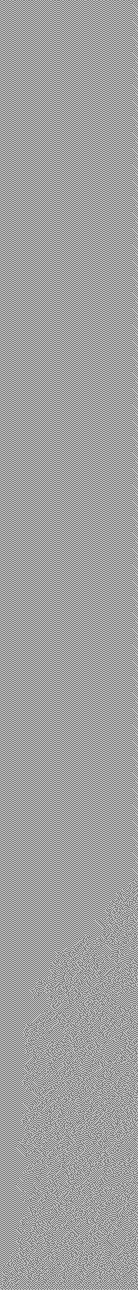
%> input picture ht.bmp, 276 x 2580 px (shown at 1/2 size)
$ octave PSFversion3.m   (GNU Octave 9; MATLAB toolbox functions it lacks are replaced by stand-ins)
%> lines starting %> are read from the running program, lines starting %| are printed output that depends on the picture
num=floor(((256-128.5)^2*2)^0.5+0.5);
Nr=zeros(1,num);
%将样本点保存起来，这样就不用每次都计算了
pointsX=cell(1,num);
pointsY=cell(1,num);

for xx=1:256
    for yy=1:256
        tmp=floor(((xx-128.5)^2+(yy-128.5)^2)^0.5+0.5);
        Nr(tmp)=Nr(tmp)+1;
        pointsX{tmp}=[pointsX{tmp} ,xx];
        pointsY{tmp}=[pointsY{tmp} ,yy];
    end
end

Anisotropy = zeros(1,num);
AnisotropyCell = cell(1,num);


testImg = imread('ht.bmp');
%> testImg: size 2580x276 logical; 62.6% white; black in thin lines or dots

greyL = 5/8;
RAPS = zeros(1,num);


%% 进行谱估计
% 通过平均周期图法进行谱估计，因为误差扩散在边缘处会有
% 不稳定的现象，所以要在离边缘足够远的地方取样
leftMargin = 10;
topMargin = 10;
% 样品分段的段数
N = 5;
powerSpectrumEstimate=zeros(256,256);
for i = 0:N-1
    sample256 = testImg( (topMargin + i * 256):( topMargin + i * 256 + 255),leftMargin:leftMargin + 255);
    sample256 = fft2(sample256);
    sample256 = fftshift(sample256);
    sample256 = (abs(sample256)).^2/256^2;
    powerSpectrumEstimate = powerSpectrumEstimate + sample256;
end
powerSpectrumEstimate = powerSpectrumEstimate / N;

%% 求径向平均功率谱(RSPD）及各向异性(Anisotropy)

% 不计算直流成分，也就是i==1
for i=2:num
        for j=1:length(pointsX{i})
            val = powerSpectrumEstimate(pointsY{i}(j),pointsX{i}(j));
            RAPS(i)= RAPS(i) + val;
            AnisotropyCell{i}=[AnisotropyCell{i},powerSpectrumEstimate(pointsY{i}(j),pointsX{i}(j))];
        end
        RAPS(i)=RAPS(i)/length(pointsX{i});
        Anisotropy(i)=var(AnisotropyCell{i})/RAPS(i)^2;
end
%> after the loop, AnisotropyCell = 180 items; RAPS = 180 values, max 26.34 at index 180, min 0 at index 1, mean 0.441

RAPS = RAPS / (greyL*(1-greyL));
%> RAPS = 180 values, max 112.4 at index 180, min 0 at index 1, mean 1.88
%Anisotropy的范围可以较大，所以纵坐标取分贝
Anisotropy  = 20 * log10(Anisotropy);

%% 绘制图像
% RASP
subplot(2 ,1 ,1);
plot(1/256:1/256:num/256,RAPS(1:num));
hold on;

if greyL > 0.5
    greyL = 1 - greyL;
end

plot(greyL^0.5,0,'*');
text(greyL^0.5,0.5,'\it{f}_{p}');
axis([1/256 num/256 0 6]);
set(gca,'ytick',0:2:6);
title('Radially Averaged Power Spectra');
ylabel('\it{P}_{r}(\it{f}_{r})/\sigma_{g}^{2}');

% Anisotropy
subplot(2,1,2);
plot(1/256:1/256:num/256,Anisotropy(1:num));
hold on;
plot([1/256 num/256],[-10 -10],'g--');
axis([1/256 num/256 -20 20]);
set(gca,'ytick',-20:10:20);
ylabel('Anisotropy(dB)');
title('Anisotropy');
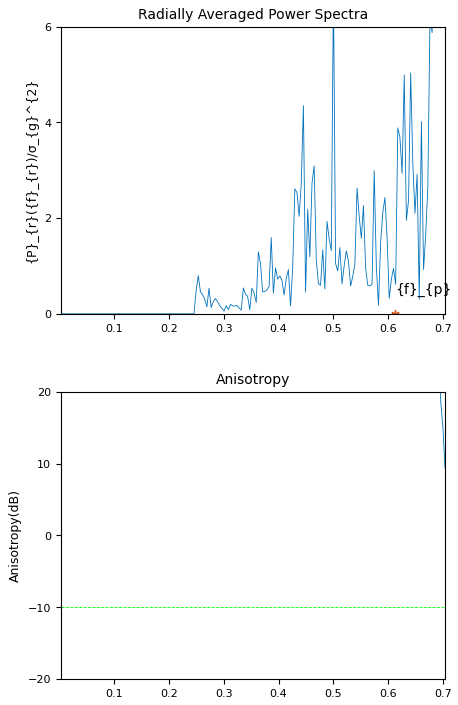
%> figure redrawn from the program's plot data, 2 panels; panel 1: curve peaks at x = 0.703, y = 112.4, above the top of the axes
